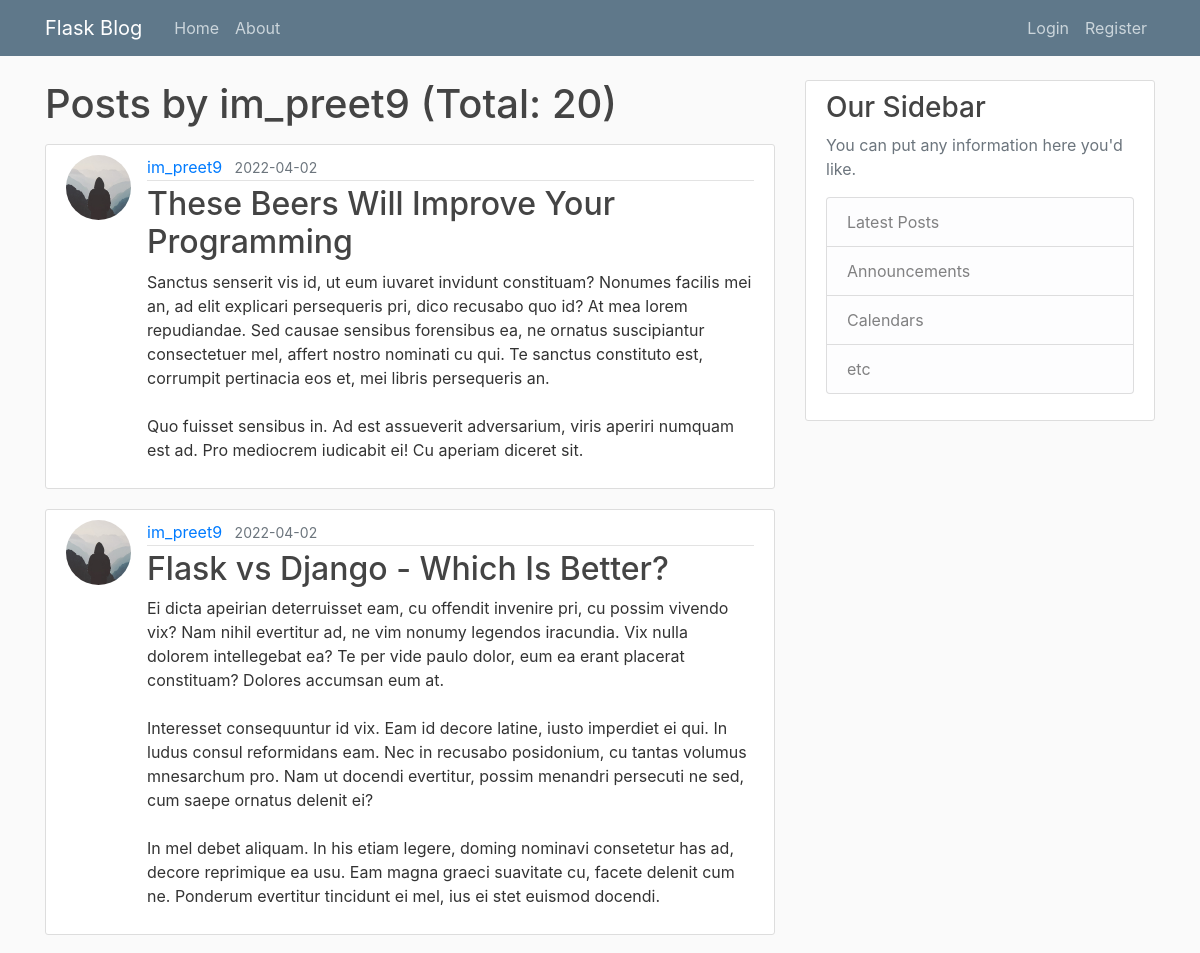
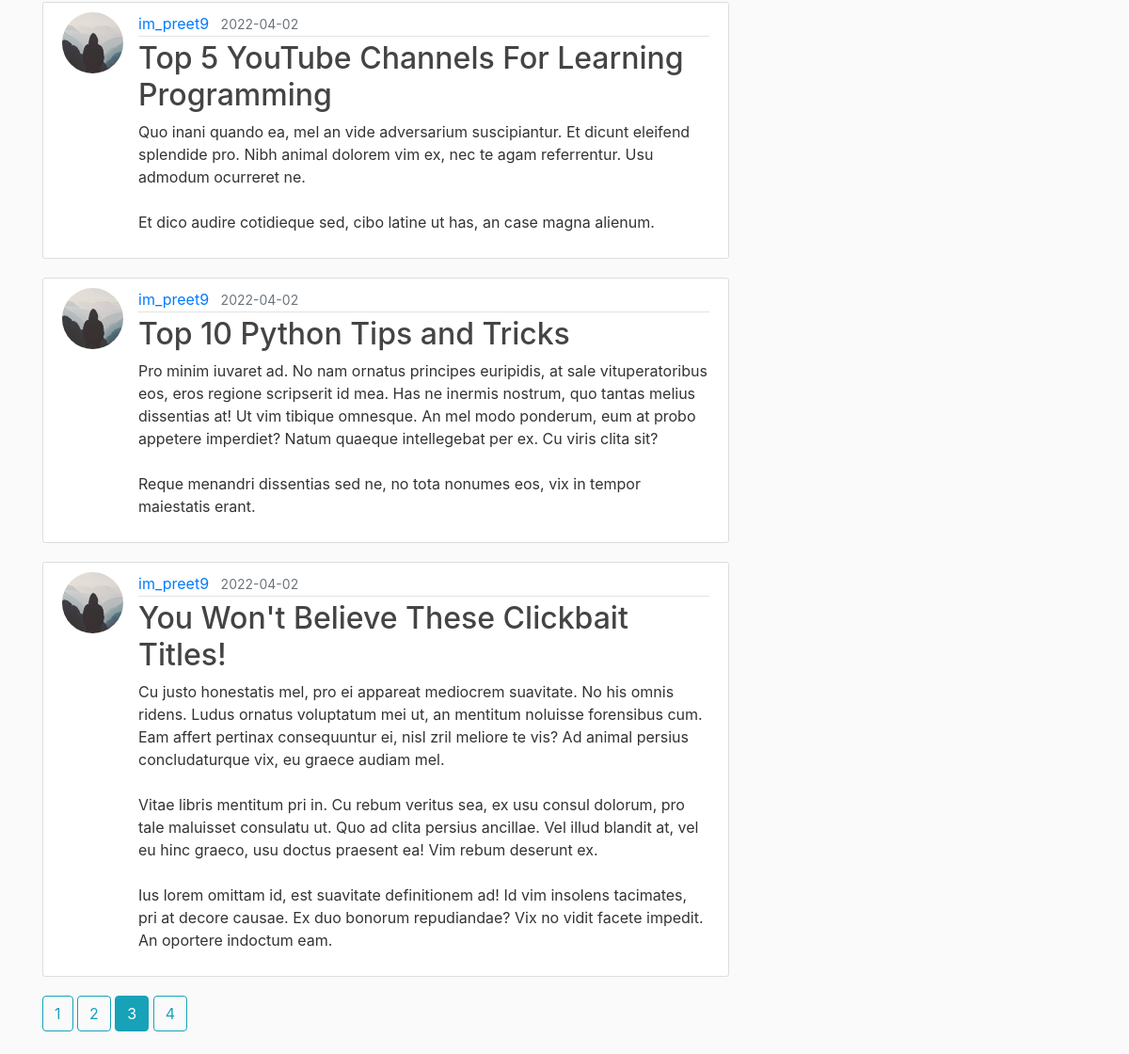
Screenshot of /user/im_preet9?page=3 with the database file from the repository (2 pictures, top to bottom).
### flaskblog/models.py (models this page shows, shortened)
class User(db.Model, UserMixin):
    id = db.Column(db.Integer, primary_key=True)
    username = db.Column(db.String(20), unique=True, nullable=False)
    email = db.Column(db.String(120), unique=True, nullable=False)
    img_file = db.Column(db.String(20), nullable=False, default="default.jpeg")
    password = db.Column(db.String(60), nullable=False)
    posts = db.relationship("Post", backref="author", lazy=True)

class Post(db.Model):
    id = db.Column(db.Integer, primary_key=True)
    title = db.Column(db.String(100), nullable=False)
    date = db.Column(db.DateTime, nullable=False, default=datetime.utcnow)
    content = db.Column(db.Text, nullable=False)
    user_id = db.Column(db.Integer, db.ForeignKey("user.id"), nullable=False)

### flaskblog/users/routes.py (the view)
@users.route("/user/<string:username>")
def user_posts(username):
    page = request.args.get("page", 1, type=int)
    user = User.query.filter_by(username=username).first_or_404()
    posts = Post.query.filter_by(author=user).order_by(Post.date.desc()).paginate(page=page, per_page=5)
    return render_template("user_posts.html", posts=posts, user=user)

### flaskblog/templates/user_posts.html
{% extends "layout.html" %}
{% block content %}
    <h1 class="mb-3">Posts by {{ user.username }} (Total: {{ posts.total }})</h1>
    {% for post in posts.items %}
        <article class="media content-section">
            <img
                    src="{{ url_for('static', filename='profile_pics/' + post.author.img_file) }}"
                    alt="profile picture"
                    class="rounded-circle article-img"
            />
            <div class="media-body">
                <div class="article-metadata">
                    <a class="mr-2"
                       href="{{ url_for("users.user_posts", username=post.author.username) }}">{{ post.author.username }}</a>
                    <small class="text-muted">{{ post.date.strftime("%Y-%m-%d") }}</small>
                </div>
                <h2>
                    <a class="article-title" href="{{ url_for('posts.post', post_id=post.id) }}"
                    >{{ post.title }}</a
                    >
                </h2>
                <p class="article-content">{{ post.content }}</p>
            </div>
        </article>
    {% endfor %}
    {% for page_num in posts.iter_pages(left_edge=1, right_edge=1, left_current=1, right_current=2) %}
        {% if page_num %}
            {% if posts.page == page_num %}
                <a class="btn btn-info mb-4"
                   href="{{ url_for('users.user_posts', username=user.username, page=page_num) }}">{{ page_num }}</a>
            {% else %}
                <a class="btn btn-outline-info mb-4"
                   href="{{ url_for('users.user_posts', username=user.username, page=page_num) }}">{{ page_num }}</a>
            {% endif %}
        {% else %}
            ...
        {% endif %}
    {% endfor %}
{% endblock content %}

### flaskblog/static/main.css (style rules this page uses)
body { background: #fafafa; color: #333333; margin-top: 5rem; }
h1, h2, h3, h4, h5, h6 { color: #444444; }
.content-section { background: #ffffff; padding: 10px 20px; border: 1px solid #dddddd; border-radius: 3px; margin-bottom: 20px; }
.article-title { color: #444444; }
.article-content { white-space: pre-line; }
.article-img { height: 65px; width: 65px; margin-right: 16px; }
.article-metadata { padding-bottom: 1px; margin-bottom: 4px; border-bottom: 1px solid #e3e3e3; }

### rows the page displays
User: username "im_preet9"
Post: img_file (placeholder picture), author.username "im_preet9", date "2022-04-02", title "These Beers Will Improve Your Programming", content "Sanctus senserit vis id, ut eum iuvaret invidunt constituam? Nonumes facilis mei an, ad elit explicari persequeris pri, dico recusabo quo id? At mea lorem repudiandae. Sed causae sensibus forensibus ea, ne ornatus suscipiantur consectetuer mel, affert nostro nominati cu qui. Te sanctus constituto est, corrumpit pertinacia eos et, mei libris persequeris an. Quo fuisset sensibus in. Ad est assueverit adversarium, viris aperiri numquam est ad. Pro mediocrem iudicabit ei! Cu aperiam diceret sit."
Post: img_file (placeholder picture), author.username "im_preet9", date "2022-04-02", title "Flask vs Django - Which Is Better?", content "Ei dicta apeirian deterruisset eam, cu offendit invenire pri, cu possim vivendo vix? Nam nihil evertitur ad, ne vim nonumy legendos iracundia. Vix nulla dolorem intellegebat ea? Te per vide paulo dolor, eum ea erant placerat constituam? Dolores accumsan eum at. Interesset consequuntur id vix. Eam id decore latine, iusto imperdiet ei qui. In ludus consul reformidans eam. Nec in recusabo posidonium, cu tantas volumus mnesarchum pro. Nam ut docendi evertitur, possim menandri persecuti ne sed, cum saepe ornatus delenit ei? In mel debet aliquam. In his etiam legere, doming nominavi consetetur has ad, decore reprimique ea usu. Eam magna graeci suavitate cu, facete delenit cum ne. Ponderum…"
Post: img_file (placeholder picture), author.username "im_preet9", date "2022-04-02", title "Top 5 YouTube Channels For Learning Programming", content "Quo inani quando ea, mel an vide adversarium suscipiantur. Et dicunt eleifend splendide pro. Nibh animal dolorem vim ex, nec te agam referrentur. Usu admodum ocurreret ne. Et dico audire cotidieque sed, cibo latine ut has, an case magna alienum."
Post: img_file (placeholder picture), author.username "im_preet9", date "2022-04-02", title "Top 10 Python Tips and Tricks", content "Pro minim iuvaret ad. No nam ornatus principes euripidis, at sale vituperatoribus eos, eros regione scripserit id mea. Has ne inermis nostrum, quo tantas melius dissentias at! Ut vim tibique omnesque. An mel modo ponderum, eum at probo appetere imperdiet? Natum quaeque intellegebat per ex. Cu viris clita sit? Reque menandri dissentias sed ne, no tota nonumes eos, vix in tempor maiestatis erant."
Post: img_file (placeholder picture), author.username "im_preet9", date "2022-04-02", title "You Won't Believe These Clickbait Titles!", content "Cu justo honestatis mel, pro ei appareat mediocrem suavitate. No his omnis ridens. Ludus ornatus voluptatum mei ut, an mentitum noluisse forensibus cum. Eam affert pertinax consequuntur ei, nisl zril meliore te vis? Ad animal persius concludaturque vix, eu graece audiam mel. Vitae libris mentitum pri in. Cu rebum veritus sea, ex usu consul dolorum, pro tale maluisset consulatu ut. Quo ad clita persius ancillae. Vel illud blandit at, vel eu hinc graeco, usu doctus praesent ea! Vim rebum deserunt ex. Ius lorem omittam id, est suavitate definitionem ad! Id vim insolens tacimates, pri at decore causae. Ex duo bonorum repudiandae? Vix no vidit facete impedit. An oportere indoctum eam."

### other values shown
{{ posts.total }} "20"
{{ page_num }} "1" "2" "4"
{{ page_num }} "3"
